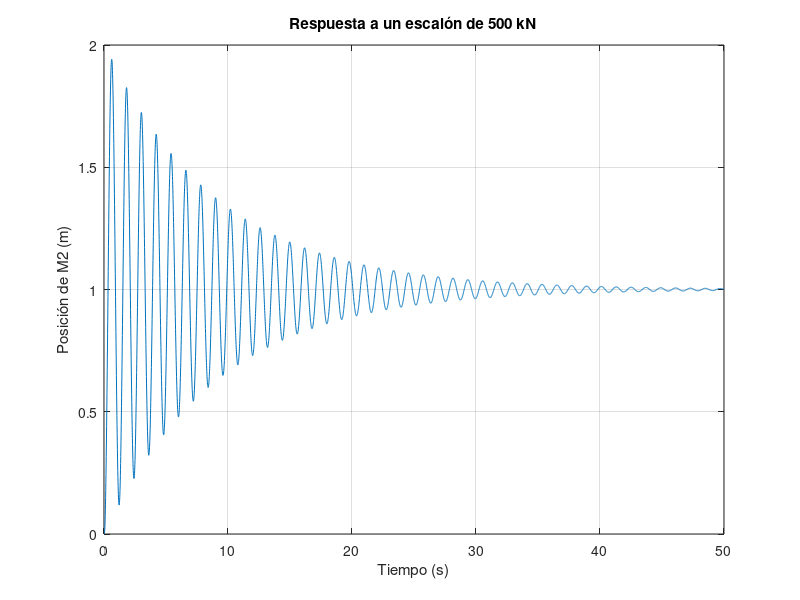

Recreate this plot in MATLAB.
% Laboratorio 2 
% Daniela Navas & Aura Campaneros
%% PRIMERA PARTE
% 3.
M1 = 320; %kg
M2 = 2500; % kg
k1 = 500000; % N/m
fv1 = 15020; % Ns/m
k2 = 80000; % N/m
fv2 = 350; %Ns/m

b1 = fv2/(M1*M2);
b0 = k2/(M1*M2);

a3 = ((fv1 + fv2)/M1) + (fv2/M2);
a2 = ((k1 + k2)/M1) + ((fv1*fv2)/(M1*M2)) + (k2/M2);
a1 = ((fv1*k2)+(fv2*k1))/(M1*M2);
a0 = (k1*k2)/(M1*M2);

b = [b1 b0];
a = [1 a3 a2 a1 a0];

G1 = tf(b, a);

%% 4.
a = 500000; % N
tmax = 50; % Segundos
t = 0:0.01:tmax; % Tiempo de 0 a 50 segundos con pasos de 0.01 segundos
u = a * ones(size(t)); % Escalon Unitario de 500 kN

% Respuesta al escalón
[y, t] = lsim(G1, u, t);



% Graficar la respuesta
plot(t, y)
title('Respuesta a un escalón de 500 kN')
xlabel('Tiempo (s)')
ylabel('Posición de M2 (m)')
grid on


